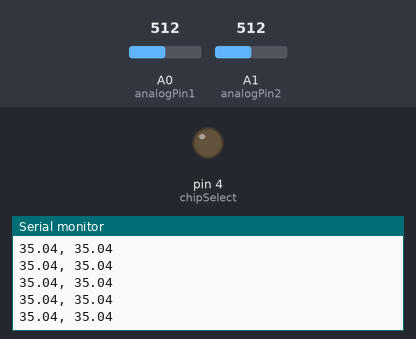
This sketch was run on a simulated Arduino Uno, built with avr-gcc and run on an emulated ATmega328P. On the bench: output pins drawn as LEDs (lit = HIGH), the last lines printed to the serial monitor. The inputs (shaded band) are chosen by the test bench; at power-on: A0 (analogPin1) = 512, A1 (analogPin2) = 512. Storage starts empty.

Above: at 1.2 s.
1.3 s: A0 (analogPin1) set to 1008
At 1.8 s:
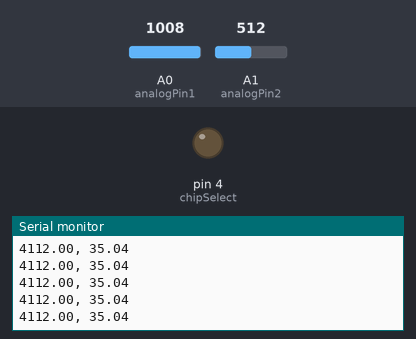
2.8 s: A0 (analogPin1) set to 1023
At 3.6 s:
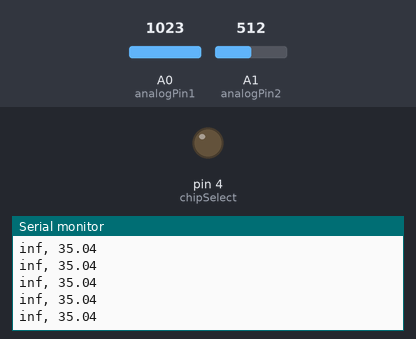
4.7 s: A1 (analogPin2) set to 1015
At 5.6 s:
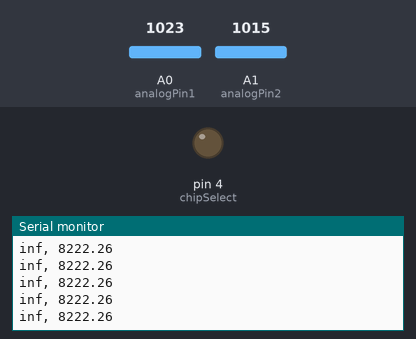
6.2 s: A1 (analogPin2) set to 1023
At 6.7 s:
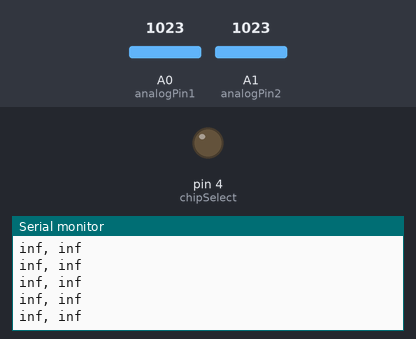

The sketch:

main.ino.ino
```cpp
#include <SD.h> //Load SD library
int chipSelect = 4; //chip select pin for the MicroSD Card Adapter
File file; // file object that is used to read and write data
int analogPin1 = A0;
int analogPin2 = A1;
/**
 * Get the resistance (in Ohms) of the sensor.
 */
 //code found on circuit.io
float getResistance(int pin)
{
  //supply to sensor
  float Vcc = 5.0;

  //sensor resistor value
  float res = 10000;

  float sensorVoltage = analogRead(pin) * Vcc / 1023;
  return res * (Vcc / sensorVoltage - 1);
}

//code found on circuit.io
float getForce(int pin)
{
  float resistance = getResistance(pin);
  //calculate force using curve broken into two parts of different slope
  if (resistance <= 600)
    return (1.0 / resistance - 0.00075) / 0.00000032639;
  else
    return (1.0 / resistance)  / 0.000000642857;
}

void setup() {
  // initialize serial communication at 9600 bits per second:
  Serial.begin(9600);
   pinMode(chipSelect, OUTPUT); // chip select pin must be set to OUTPUT mode
  if (!SD.begin(chipSelect)) { // Initialize SD card
    Serial.println("Could not initialize SD card."); // if return value is false, something went wrong.
  }

  if (SD.exists("file.txt")) { // if "file.txt" exists, fill will be deleted
    Serial.println("File exists.");
    if (SD.remove("file.txt") == true) {
      Serial.println("Successfully removed file.");
    } else {
      Serial.println("Could not removed file.");
    }
  }
}

// the loop routine runs over and over again forever:
void loop() {
  // read the input on analog pin 0:
   float read_force = getForce(analogPin1);

  // read the input on analog pin 1:
   float read_force2 = getForce(analogPin2);

  //convert force to pounds
   float reading1 = read_force * 0.224809;
   float reading2 = read_force2 * 0.224809;

  // Open file and write to SD card
  file = SD.open("file.txt", FILE_WRITE); // open "file.txt" to write data
  if (file) {
    file.print(millis()); // write data to file
    file.print(", ");
    file.println(reading1);
    file.print(", ");
    file.println(reading2);
    file.close(); // close file
  } else {
    Serial.println("Could not open file (writing).");
  }

  // print out the value you read:
  Serial.print(reading1);
  Serial.print(", ");
  Serial.println(reading2);

  //Delay until the next data reading
  delay(20); // wait for 20ms
}
```

Measured:
- the behaviour switches between 1022 and 1023 on A0 (analogPin1) (found by bisection; images 1 and 2)
- the behaviour switches between 1022 and 1023 on A1 (analogPin2) (found by bisection; images 3 and 4)
- after the input at 1.3 s, the serial monitor: prints a new line at once (image 1)
- after the input at 2.8 s, the serial monitor: prints a new line at once (image 2)
- after the input at 4.7 s, the serial monitor: prints a new line at once (image 3)
- after the input at 6.2 s, the serial monitor: prints a new line at once (image 4)
